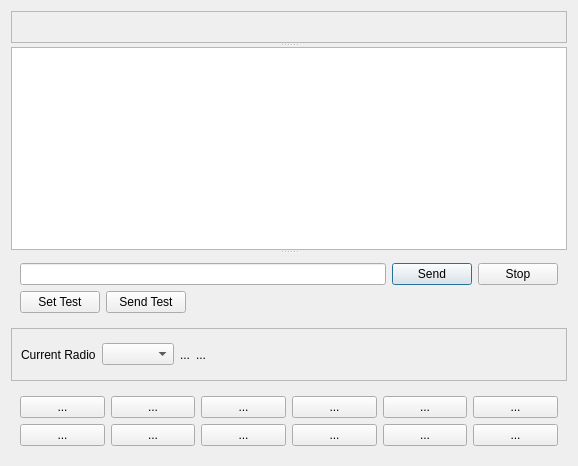
<?xml version="1.0" encoding="UTF-8"?>
<ui version="4.0">
 <class>EngineWindow</class>
 <widget class="QDialog" name="EngineWindow">
  <property name="geometry">
   <rect>
    <x>0</x>
    <y>0</y>
    <width>578</width>
    <height>466</height>
   </rect>
  </property>
  <property name="windowTitle">
   <string/>
  </property>
  <layout class="QVBoxLayout" name="verticalLayout_3">
   <item>
    <widget class="MinosSplitter" name="splitter">
     <property name="orientation">
      <enum>Qt::Orientation::Vertical</enum>
     </property>
     <widget class="QFrame" name="variFrame">
      <property name="frameShape">
       <enum>QFrame::Shape::StyledPanel</enum>
      </property>
      <property name="frameShadow">
       <enum>QFrame::Shadow::Raised</enum>
      </property>
     </widget>
     <widget class="DataPainter" name="rxChars">
      <property name="alignment">
       <set>Qt::AlignmentFlag::AlignLeading|Qt::AlignmentFlag::AlignLeft|Qt::AlignmentFlag::AlignTop</set>
      </property>
     </widget>
     <widget class="QWidget" name="layoutWidget">
      <layout class="QVBoxLayout" name="verticalLayout_2">
       <item>
        <widget class="QFrame" name="sendFrame">
         <layout class="QVBoxLayout" name="verticalLayout_4">
          <item>
           <layout class="QHBoxLayout" name="horizontalLayout">
            <item>
             <widget class="QLineEdit" name="sendEdit">
              <property name="clearButtonEnabled">
               <bool>true</bool>
              </property>
             </widget>
            </item>
            <item>
             <widget class="QPushButton" name="sendButton">
              <property name="toolTip">
               <string>Start Transmission</string>
              </property>
              <property name="text">
               <string>Send</string>
              </property>
             </widget>
            </item>
            <item>
             <widget class="QPushButton" name="stopButton">
              <property name="toolTip">
               <string>Stop Transmission Immediately</string>
              </property>
              <property name="text">
               <string>Stop</string>
              </property>
             </widget>
            </item>
           </layout>
          </item>
          <item>
           <layout class="QHBoxLayout" name="horizontalLayout_5">
            <item>
             <widget class="QPushButton" name="setTestButton">
              <property name="text">
               <string>Set Test</string>
              </property>
             </widget>
            </item>
            <item>
             <widget class="QPushButton" name="testButton">
              <property name="text">
               <string>Send Test</string>
              </property>
             </widget>
            </item>
            <item>
             <widget class="QLabel" name="testString">
              <property name="text">
               <string/>
              </property>
             </widget>
            </item>
            <item>
             <spacer name="horizontalSpacer_2">
              <property name="orientation">
               <enum>Qt::Orientation::Horizontal</enum>
              </property>
              <property name="sizeHint" stdset="0">
               <size>
                <width>40</width>
                <height>20</height>
               </size>
              </property>
             </spacer>
            </item>
           </layout>
          </item>
         </layout>
        </widget>
       </item>
       <item>
        <widget class="QFrame" name="rigFrame">
         <property name="frameShape">
          <enum>QFrame::Shape::StyledPanel</enum>
         </property>
         <property name="frameShadow">
          <enum>QFrame::Shadow::Raised</enum>
         </property>
         <layout class="QHBoxLayout" name="horizontalLayout_4">
          <item>
           <widget class="QLabel" name="label">
            <property name="text">
             <string>Current Radio</string>
            </property>
           </widget>
          </item>
          <item>
           <widget class="QComboBox" name="mainRigComboBox">
            <property name="sizeAdjustPolicy">
             <enum>QComboBox::SizeAdjustPolicy::AdjustToContents</enum>
            </property>
           </widget>
          </item>
          <item>
           <widget class="QLabel" name="rigMode">
            <property name="text">
             <string>...</string>
            </property>
           </widget>
          </item>
          <item>
           <widget class="QLabel" name="rigFreq">
            <property name="text">
             <string>...</string>
            </property>
           </widget>
          </item>
          <item>
           <spacer name="horizontalSpacer">
            <property name="orientation">
             <enum>Qt::Orientation::Horizontal</enum>
            </property>
            <property name="sizeHint" stdset="0">
             <size>
              <width>40</width>
              <height>20</height>
             </size>
            </property>
           </spacer>
          </item>
         </layout>
        </widget>
       </item>
       <item>
        <widget class="QFrame" name="FButtonFrame">
         <layout class="QVBoxLayout" name="verticalLayout">
          <item>
           <layout class="QHBoxLayout" name="horizontalLayout_2">
            <item>
             <widget class="QPushButton" name="F1Button">
              <property name="text">
               <string>...</string>
              </property>
             </widget>
            </item>
            <item>
             <widget class="QPushButton" name="F2Button">
              <property name="text">
               <string>...</string>
              </property>
             </widget>
            </item>
            <item>
             <widget class="QPushButton" name="F3Button">
              <property name="text">
               <string>...</string>
              </property>
             </widget>
            </item>
            <item>
             <widget class="QPushButton" name="F4Button">
              <property name="text">
               <string>...</string>
              </property>
             </widget>
            </item>
            <item>
             <widget class="QPushButton" name="F5Button">
              <property name="text">
               <string>...</string>
              </property>
             </widget>
            </item>
            <item>
             <widget class="QPushButton" name="F6Button">
              <property name="text">
               <string>...</string>
              </property>
             </widget>
            </item>
           </layout>
          </item>
          <item>
           <layout class="QHBoxLayout" name="horizontalLayout_3">
            <item>
             <widget class="QPushButton" name="F7Button">
              <property name="text">
               <string>...</string>
              </property>
             </widget>
            </item>
            <item>
             <widget class="QPushButton" name="F8Button">
              <property name="text">
               <string>...</string>
              </property>
             </widget>
            </item>
            <item>
             <widget class="QPushButton" name="F9Button">
              <property name="text">
               <string>...</string>
              </property>
             </widget>
            </item>
            <item>
             <widget class="QPushButton" name="F10Button">
              <property name="text">
               <string>...</string>
              </property>
             </widget>
            </item>
            <item>
             <widget class="QPushButton" name="F11Button">
              <property name="text">
               <string>...</string>
              </property>
             </widget>
            </item>
            <item>
             <widget class="QPushButton" name="F12Button">
              <property name="text">
               <string>...</string>
              </property>
             </widget>
            </item>
           </layout>
          </item>
         </layout>
        </widget>
       </item>
      </layout>
     </widget>
    </widget>
   </item>
  </layout>
 </widget>
 <customwidgets>
  <customwidget>
   <class>DataPainter</class>
   <extends>QGraphicsView</extends>
   <header>datapainter.h</header>
  </customwidget>
  <customwidget>
   <class>MinosSplitter</class>
   <extends>QSplitter</extends>
   <header>minossplitter.h</header>
   <container>1</container>
  </customwidget>
 </customwidgets>
 <resources/>
 <connections/>
</ui>
